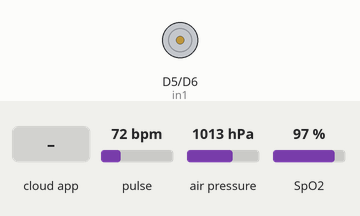
Bench run of a sketch on a simulated ESP8266 (NodeMCU). Parts: motor-driver pin pairs drawn as motors (green arrow = first pin HIGH = forward, orange = second pin HIGH = backward, longer = more drive, scaled by the enable pin). The test bench sets the inputs (shaded band); at power-on: pulse 72 bpm, air pressure 1013 hPa, SpO2 97 %. WiFi joins after 1.5 s; servers stay silent unless stated; the Firebase database answers and starts empty; what the sketch prints to the serial monitor is not drawn.

Above: at 2.7 s.
2.8 s: the phone or cloud app sets trang_thai to 1
At 5.1 s:
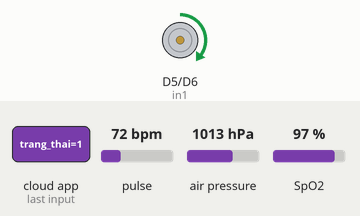
5.6 s: the phone or cloud app sets luu_luong to 1
At 7.3 s:
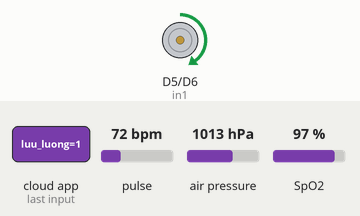
7.6 s: the phone or cloud app sets trang_thai to 0
At 9.9 s:
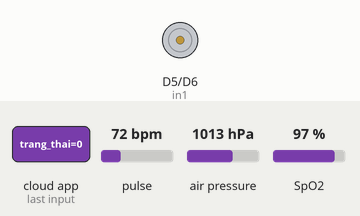
Timing chart, 0 to 11.4 s (numbered marks = the images above; inputs shaded):
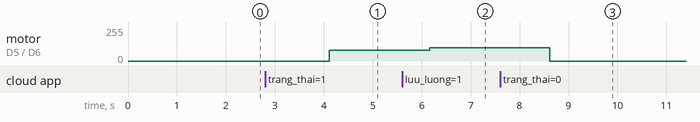

The sketch:

breathing_machine.ino
```cpp
// import các thư viện cần dùng
#include <ESP8266WiFi.h>
#include <Wire.h>
#include "MAX30100_PulseOximeter.h"
#include <BMP180I2C.h>
#include <Adafruit_BMP085.h>
#include <FirebaseESP8266.h>

const char *ssid = "iPhone cua Han";
const char *password = "21042002";
// khởi tạo các chân kết nối của driver l298n với esp8266
const int enA = D3;
const int in1 = D5;
const int in2 = D6;
// khỏi tạo mức áp suất lớn nhất và vỏ nhất trong bình oxy, để có thể đo dung tích của bình
const int max_pressure = 101575;
const int min_pressure = 99200;
// khai báo các mức xung cung cấp cho enA, tương ứng với các mức bơm khí của máy lần lượt là 4l/p, 6l/p, 8l/p
const int mode_arr[3] = { 80, 100, 150 };
int cnt = 0;
uint32_t ts1 = 0, ts2 = 0;
// URL kết nối với Firebase
String path = "/may_tho/1/";
unsigned long currentMillis;
// các biến điều khiển máy thở, lần lượt là trạng thái tắt/mở, chế độ điều khiển tự động/tuỳ chỉnh, lưu lượng bơm trong bình(0, 1, 2)
int status, mode, flow;
// các chỉ số nhịp tim và spo2 đo được
int heartBeat, spo2;
// biến xác thực lấy từ Firebase
#define FIREBASE_AUTH "IsSolySsZLqNJN2mwi5mfnHENu8y65ufidtBrqqn"
#define FIREBASE_HOST "breathing-machine-bf198-default-rtdb.asia-southeast1.firebasedatabase.app"
// đối tượng đo cảm biến MAX30100 từ thư viện MAX30100_PulseOximeter
PulseOximeter pox;
// đối tượng đo cảm biến BMP180 từ thư viện Adafruit_BMP085
Adafruit_BMP085 bmp;
// đối tượng kết nối Firebase
FirebaseData firebaseData;

void onBeatDetected() {
  Serial.println("Beat!");
}

void setup() {
  Serial.begin(115200);
  // kết nối Wifi
  WiFi.begin(ssid, password);
  while (WiFi.status() != WL_CONNECTED) {
    delay(250);
    Serial.print(".");
  }
  Serial.println("");
  Serial.println("WiFi connected");
  // định nghĩa các chân kết nối với driver điều khiển L298N
  pinMode(enA, OUTPUT);
  pinMode(in1, OUTPUT);
  pinMode(in2, OUTPUT);
  digitalWrite(in1, HIGH);
  digitalWrite(in2, LOW);
  // khởi tạo đối tượng pox đo cảm biến nhịp tim/spo2
  if (!pox.begin()) {
    Serial.print("Initializing pulse oximeter FAILED");
  } else {
    Serial.print("Initializing pulse oximeter SUCCESS");
  }
  // khở tạo
  if (!bmp.begin()) {
    Serial.println("Initializing Adafruit_BMP085 FAILED");
    for (;;)
      ;
  }
  else {
    Serial.println("Initializing Adafruit_BMP085 SUCCESS");
  }
  Serial.println("Cảm biến MAX30100 và BMP180 đã được kết nối!");
  pox.setOnBeatDetectedCallback(onBeatDetected);
  Serial.print("IP Address is : ");
  Serial.println(WiFi.localIP());
  // khởi tạo kết nối Firebase
  Firebase.begin(FIREBASE_HOST, FIREBASE_AUTH);
  Firebase.reconnectWiFi(true);
}
// hàm đo nhịp tim và spo2
void max30100Monitor() {
  heartBeat = ceil(pox.getHeartRate());
  spo2 = pox.getSpO2();
  Serial.print("Heart rate:");
  Serial.print(heartBeat);
  //nếu trong 3 giây, 1 trong 2 chỉ số xuống mức 0(có thể do bệnh nhân xê dịch/nhấc tay) thì mới cấp nhập lên hệ thống
  if(spo2 == 0 || heartBeat == 0) {
      cnt++;
      if(cnt == 4)
        cnt = 0;
  }
  else {
    cnt = 0;
  }Serial.println(cnt);
  // cứ sau 3 giấy, nhịp tim và spo2 lại được cập nhập lên hệ thống
  if (currentMillis - ts2 >= 3 * 1000 || ts2 == 0) {
    if((spo2 != 0 && heartBeat != 0) || cnt == 3) {
      Firebase.setFloat(firebaseData, path + "nhip_tim", heartBeat);
      Firebase.setInt(firebaseData, path + "spo2", spo2);
      // biến cap_nhap trên firebase quyết định xem trên website có cập nhập các giá trị mới của bệnh nhân không
      Firebase.setInt(firebaseData, path + "cap_nhap", 1);
    }
    ts2 = currentMillis;
  }
  Serial.print("bpm / SpO2:");
  Serial.print(spo2);
  Serial.println("%");
}

// hàm điều chỉnh máy thở(bật/tắt, điều chỉnh lưu lương)
void adjustMachine() {
  // nếu máy tắt, mức điện áp cấp cho enA = 0
  if (status == 0) {
    analogWrite(enA, 0);
  } else {
    // nếu máy ở chế độ tự động, dựa vào các chỉ số của bệnh nhân đưa ra mức lưu lượng khí phù hợp
    if (mode == 1) {
      if (spo2 > 95) {
        analogWrite(enA, mode_arr[0]);
      } else if (spo2 >= 94) {
        analogWrite(enA, mode_arr[1]);
      } else {
        analogWrite(enA, mode_arr[2]);
      }
    } else {
      analogWrite(enA, mode_arr[flow]);
    }
  }
}
// hàm đo dung tích trong bình oxy
void bmp180Monitor() {
  float pressure = bmp.readPressure();
  Serial.print(" °C - Áp suất: ");
  Serial.print(pressure);
  Serial.println(" hPa");
  int cap = round(1.0 * (pressure - min_pressure) / (max_pressure - min_pressure) * 100);
  Firebase.setInt(firebaseData, path + "dung_luong", cap <= 100 ? cap : 100);
}
// hàm lấy dữ liệu tử Firebase
int firebasegetData(String field) {
  if (Firebase.getInt(firebaseData, path + field)) {
    int value = firebaseData.intData();
    return value;
  }
  return 0;
}

void loop() {
  currentMillis = millis();
  // cập nhập lại dữ liệu của MAX30100
  pox.update();
  if ((currentMillis - ts1 >= 1000) || ts1 == 0) {
    pox.shutdown();
    // trước khi gọi các api của Firebase cần phải đóng đối tượng pox lại(nếu không sẽ gây ra lỗi)
    max30100Monitor();
    status = firebasegetData("trang_thai");
    mode = firebasegetData("che_do");
    flow = firebasegetData("luu_luong");
    bmp180Monitor();
    pox.resume();
    Serial.print("trang thai: ");
    Serial.println(status);
    Serial.print("che do: ");
    Serial.println(mode);
    Serial.print("luu luong: ");
    Serial.println(flow);
    ts1 = currentMillis;
    yield();
  }
  adjustMachine();
}
```

Measured:
- after the input at 2.8 s, motor on D5 (in1) / D6 (in2): stopped → forward 80/255 after 1.3 s
- after the input at 5.6 s, motor on D5 (in1) / D6 (in2): forward 80/255 → forward 100/255 after 0.57 s
- after the input at 7.6 s, motor on D5 (in1) / D6 (in2): forward 100/255 → stopped after 1.0 s
